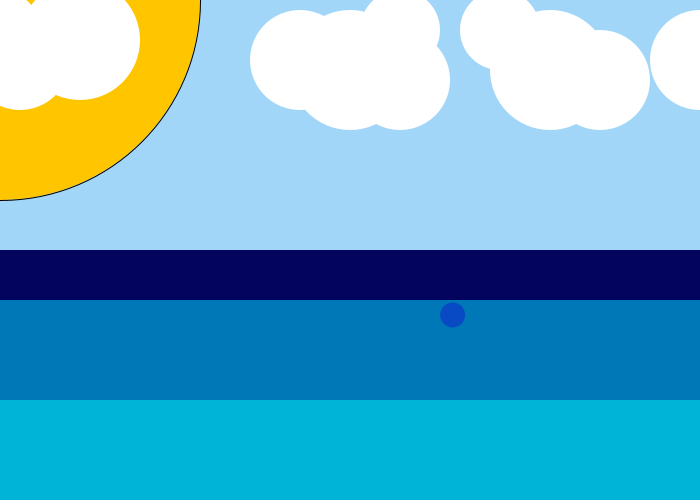
Frame 1 (no input)
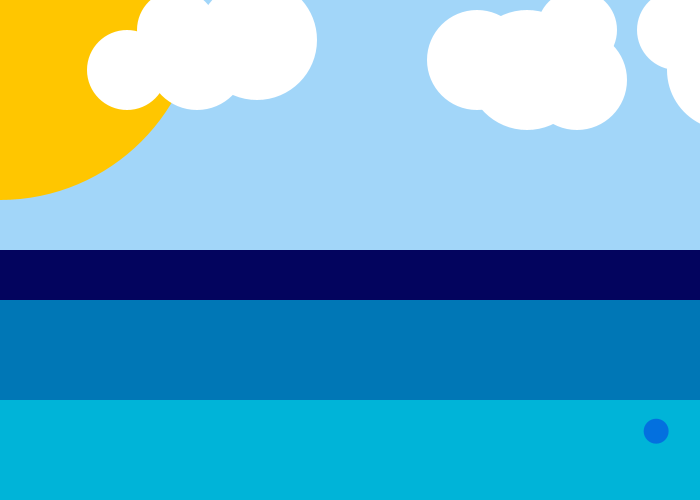
Frame 60 (the mouse pressed at the canvas centre just before this capture)
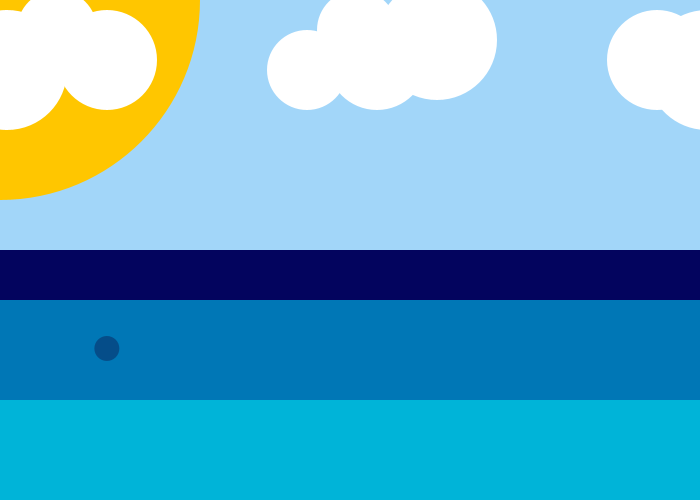
Frame 120 (the mouse held since frame 60 and released just before this capture)

The Processing sketch that drew these frames (run headless with seeded random() and noise(); from frame 60 on, the mouse is pressed at the canvas centre):

// Processing sketch: tarea_movimiento
// ── tarea_movimiento.pde
float x = 0;
float speed = 3;

float xm = 0;
float xp = 700;

float x1, y1, r, g , b;



void setup() {
  size (700, 500);
  
 
}

void draw () {
background (#a2d6f9); 
 
 // sol
 fill ( #ffc600);
 circle ( 0 , 0 , 400);
 
 noStroke();
 fill(255);
 //nube 1
 circle (x+20, 60, 100);
 circle (x, 30, 80);
 circle ( x + 80, 40, 120);
 circle ( x -50, 70, 80);
 // nube 2
 circle (x+300, 60, 100);
 circle (x+400, 30, 80);
 circle ( x + 350, 70, 120);
 circle ( x + 400, 80, 100);
 //nube 3
 circle (x-250, 60, 100);
 circle (x-300, 30, 80);
 circle ( x -350, 70, 120);
 circle ( x - 400, 80, 100);
 
 //nube 4
  circle (x+700, 60, 100);
 circle (x+500, 30, 80);
 circle ( x +550, 70, 120);
 circle ( x + 600, 80, 100);
 
 
 
 x= x + speed; 
 
 if (x >=640){
 speed = -3;
}

if ( x <=0) { 
  speed = 3;
}



 //mar
 fill(#03045e);
  rect(xm, 250, xp, 250);
  
  fill(#0077b6);
  rect(xm, 300, xp, 250);
  
   fill(#00b4d8);
  rect(xm, 400, xp, 250);
  
// puntitos 
x1=  random( 0, 700);
 y1=  random ( 250, 500);
r= random ( 0,20);
 g= random( 0, 20);
 b= random( 0, 255);

 noStroke();
 fill(r, g , b, 100);
 circle (x1, y1 , 25) ;
} 

 
